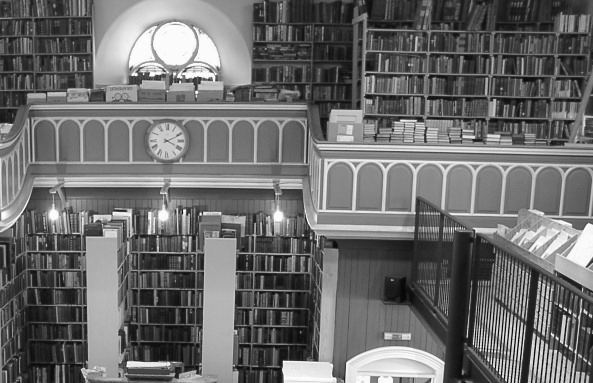
%> input picture Exercise3/images/bookstore.tif, 593 x 383 px
$ octave sh03ex03.m   (GNU Octave 9; MATLAB toolbox functions it lacks are replaced by stand-ins)
%> lines starting %> are read from the running program, lines starting %| are printed output that depends on the picture
%% Group 2: Dominik Authaler, Jonas Otto
close all;
clc;
clear;

%% Load .mat files and calculate
load("../images/Hfreq.mat");
load("../images/Hfreq2.mat");
load("../images/filtered.mat");

Hspat = ifft2(Hfreq);
Hspat2 = ifft2(Hfreq2);

orgImage = imread("../images/bookstore.tif");
%> orgImage is the input picture: size 383x593 uint8; min 5, max 255, mean 108.3
filteredFreq = fft2(filtered);

deconvolved1 = ifft2(filteredFreq ./ Hfreq);
deconvolved2 = ifft2(filteredFreq ./ Hfreq2);

%% Visualization
rows = 2;
cols = 2;

figure()
subplot(rows, cols, 1);
imshow(log(abs(fftshift(Hfreq)) + 1), []);
title("filter 1 (frequency domain)");

subplot(rows, cols, 2);
imshow(fftshift(log(abs(Hfreq2) + 1)), []);
title("filter 2 (frequency domain)");

subplot(rows, cols, 3);
imshow(Hspat(1:30, 1:50), []);
title("filter 1 (spatial domain)");

subplot(rows, cols, 4);
imshow(Hspat2(1:30, 1:50), []);
title("filter 2 (spatial domain)");
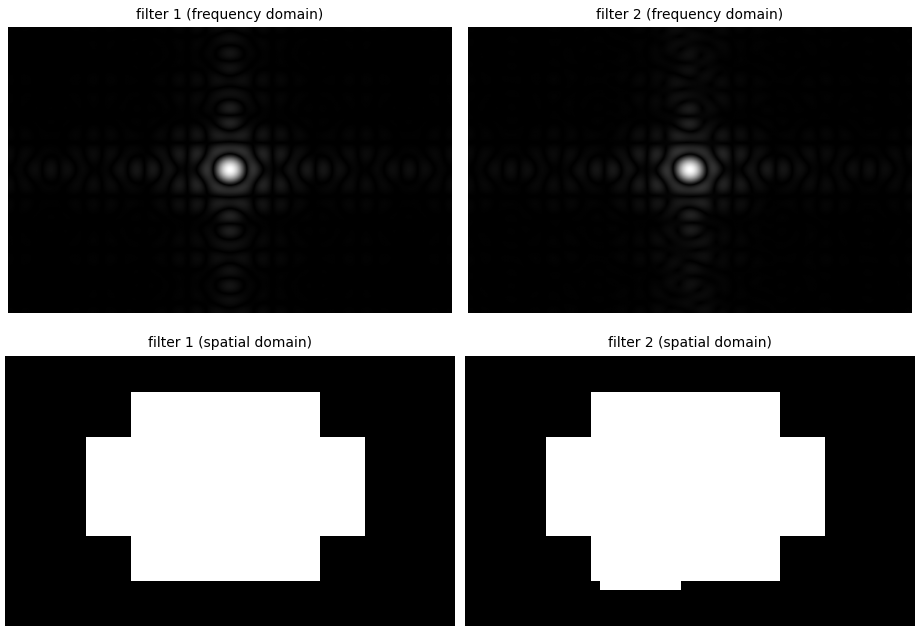
%> figure redrawn from the program's plot data, 4 panels
saveas(gcf,'../images/ex03_filters.eps','epsc')

figure()
subplot(rows, cols, 1);
imshow(orgImage);
title("original image");

subplot(rows, cols, 2)
imshow(filtered);
title("filtered image");

subplot(rows, cols, 3);
imshow(deconvolved1);
title("deconvolved image (filter 1)");

subplot(rows, cols, 4)
imshow(deconvolved2);
title("deconvolved image (filter 2)");
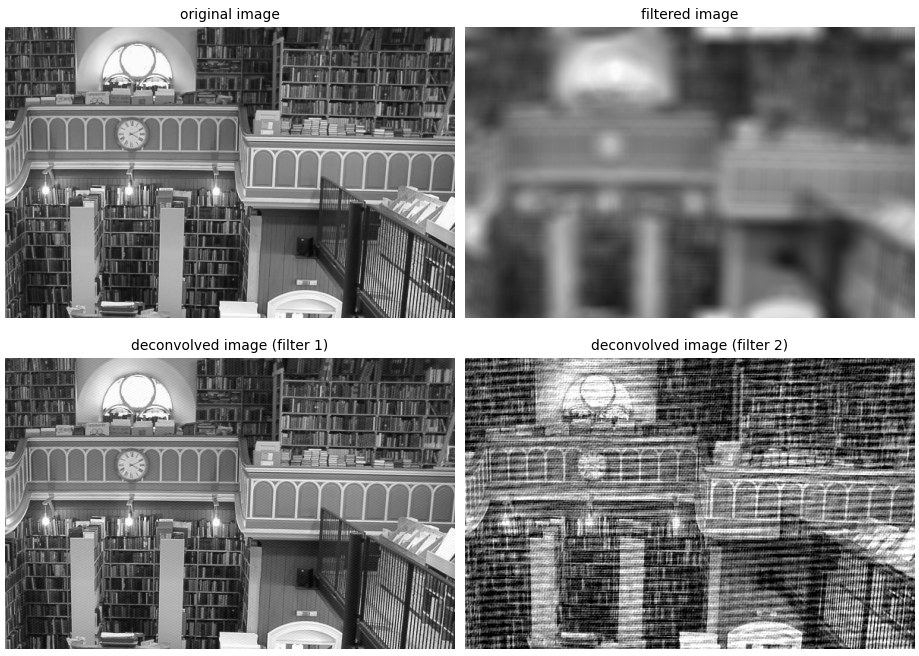
%> figure redrawn from the program's plot data, 4 panels
saveas(gcf,'../images/ex03_images.eps','epsc');
